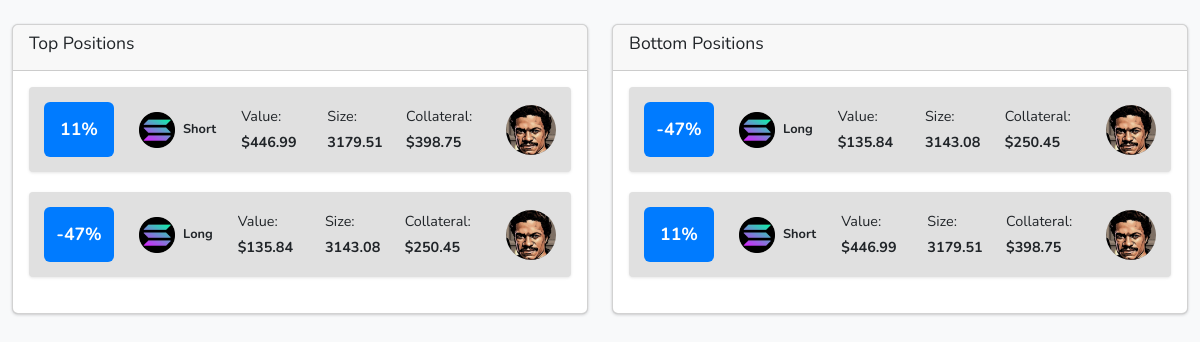
The app's page /positions/top_positions, older data.
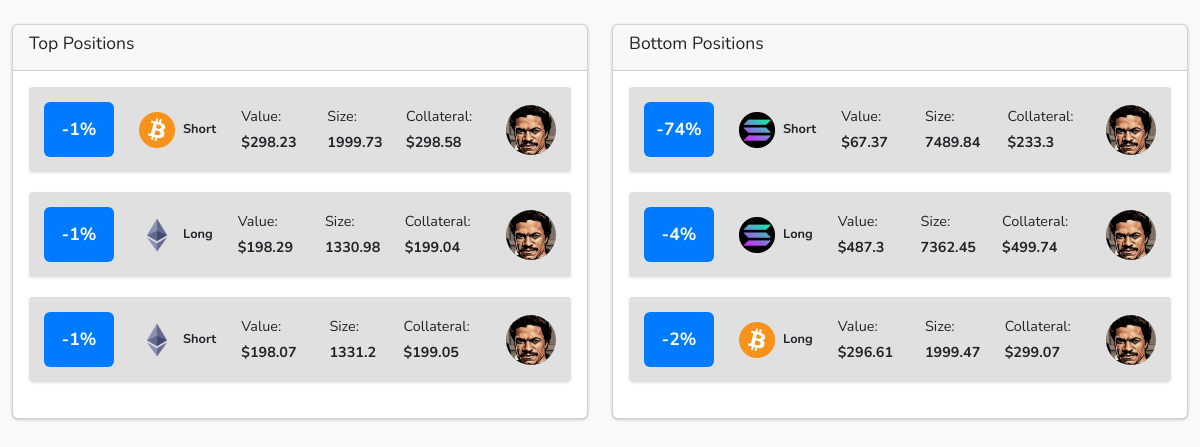
The same page, newer data.
### tables this page shows
CREATE TABLE positions (
        id TEXT PRIMARY KEY,
        asset_type TEXT,
        position_type TEXT,
        entry_price REAL,
        liquidation_price REAL,
        current_travel_percent REAL,
        value REAL,
        collateral REAL,
        size REAL,
        leverage REAL,
        wallet_name TEXT,
        last_updated DATETIME,
        alert_reference_id TEXT,
        hedge_buddy_id TEXT,
        current_price REAL,
        liquidation_distance REAL,
        heat_index REAL,
        current_heat_index REAL,
        pnl_after_fees_usd REAL
    );

### positions/positions_bp.py (the view)
@positions_bp.route("/top_positions", methods=["GET"])
@positions_bp.route("/top_positions", methods=["GET"])
def show_top_positions():
    try:
        all_positions = PositionService.get_all_positions(DB_PATH)
        valid_positions = [pos for pos in all_positions if pos.get("current_travel_percent") is not None]
        top_positions = sorted(valid_positions, key=lambda pos: pos["current_travel_percent"], reverse=True)[:3]
        bottom_positions = sorted(valid_positions, key=lambda pos: pos["current_travel_percent"])[:3]
        print("DEBUG: Alert States for Top Positions:")
        for pos in top_positions:
            print("Top Position - ID: {}, Alert State: {}".format(pos.get("id", "unknown"),
                                                                  pos.get("alert_state", "N/A")))
        print("DEBUG: Alert States for Bottom Positions:")
        for pos in bottom_positions:
            print("Bottom Position - ID: {}, Alert State: {}".format(pos.get("id", "unknown"),
                                                                     pos.get("alert_state", "N/A")))
        return render_template("top_positions.html", top_positions=top_positions, bottom_positions=bottom_positions)
    except Exception as e:
        print("Error retrieving top positions: {}".format(e))
        return render_template("top_positions.html", top_positions=[], bottom_positions=[])

### data/data_locker.py (called while the page is built)
    @classmethod
    def get_instance(cls, db_path: Optional[str] = None) -> 'DataLocker':
        if cls._instance is None:
            cls._instance = cls(db_path)
        return cls._instance

    def read_positions(self):
        cursor = self.conn.cursor()
        cursor.execute("SELECT * FROM positions")
        rows = cursor.fetchall()
        cursor.close()
        return rows

### launch_pad.py (called while the page is built)
@app.context_processor
def update_theme_context():
    config_path = current_app.config.get("CONFIG_PATH", CONFIG_PATH)
    try:
        with open(config_path, 'r') as f:
            conf = json.load(f)
    except Exception as e:
        conf = {}
    theme = {
        'sidebar': {
            'bg': conf.get('sidebar_bg', 'bg-primary'),
            'color_mode': conf.get('sidebar_mode', 'dark')
        },
        'navbar': {
            'bg': conf.get('navbar_bg', 'bg-secondary'),
            'color_mode': conf.get('navbar_mode', 'dark')
        }
    }
    return dict(theme=theme)

### positions/position_service.py (called while the page is built)
    @staticmethod
    def get_all_positions(db_path: str = DB_PATH) -> List[Dict[str, Any]]:
        try:
            dl = DataLocker.get_instance(db_path)
            raw_positions = dl.read_positions()
            positions = []
            for pos in raw_positions:
                pos_dict = { key: pos[key] for key in pos.keys() }
                enriched = PositionService.enrich_position(pos_dict)
                positions.append(enriched)
            return positions
        except Exception as e:
            logger.error(f"Error retrieving positions: {e}", exc_info=True)
            raise

### positions/positions_bp.py (called while the page is built)
@positions_bp.context_processor
def update_theme_context():
    config_path = current_app.config.get("CONFIG_PATH", CONFIG_PATH)
    try:
        with open(config_path, 'r') as f:
            config = json.load(f)
    except Exception as e:
        logger.error(f"Error loading theme config: {e}", exc_info=True)
        config = {}
    theme = {
        'sidebar': {
            'bg': config.get('sidebar_bg', 'bg-primary'),
            'color_mode': config.get('sidebar_mode', 'dark')
        },
        'navbar': {
            'bg': config.get('navbar_bg', 'bg-secondary'),
            'color_mode': config.get('navbar_mode', 'dark')
        }
    }
    return dict(theme=theme)

### utils/calc_services.py (called while the page is built)
    def calculate_value(self, position):
        size = float(position.get("size", 0.0))
        return round(size, 2)

### templates/top_positions.html (shortened to what this page needs)
<!doctype html>
<html lang="en">
  <head>
    <link rel="stylesheet" href="{{ url_for('static', filename='dist/css/adminlte.css') }}" />
    <link rel="stylesheet" href="https://cdn.jsdelivr.net/npm/bootstrap-icons@1.11.3/font/bootstrap-icons.min.css" />
    <link rel="stylesheet" href="https://cdn.jsdelivr.net/npm/bootstrap@5.3.3/dist/css/bootstrap.min.css" />
  </head>
  <body class="bg-body-tertiary">
    <div class="container mt-4">
      <div class="row">
        <div class="col-md-6">
          <div class="card">
            <div class="card-header">
              <h3 class="card-title">Top Positions</h3>
            </div>
            <div class="card-body">
              {% if top_positions %}
                {% for pos in top_positions %}
                  {% set box_class = "text-bg-blue" %}
                  {% if pos.alert_state == "alert-low" %}
                    {% set box_class = "text-bg-success" %}
                  {% elif pos.alert_state == "alert-medium" %}
                    {% set box_class = "text-bg-warning" %}
                  {% elif pos.alert_state == "alert-high" %}
                    {% set box_class = "text-bg-danger" %}
                  {% endif %}
                <div class="info-box">
                  <span class="info-box-icon {{ box_class }} text-white">
                    <span class="small-percentage">{{ pos.current_travel_percent | round(0, 'floor') | int }}%</span>
                  </span>
                  <div class="info-box-content">
                    <div class="info-box-asset">
                      <span class="info-box-extra">
                        <img src="{{ url_for('static', filename='images/' ~ pos.asset_type|lower ~ '_logo.png') }}"
                             alt="{{ pos.asset_type }} Logo"
                             onerror="this.onerror=null;this.src='{{ url_for('static', filename='images/default_logo.png') }}';">
                        <span>{{ pos.position_type }}</span>
                      </span>
                      <div class="info-box-details">
                        <span>Value: <strong>${{ pos.value }}</strong></span>
                        <span>Size: <strong>{{ pos.size }}</strong></span>
                        <span>Collateral: <strong>${{ pos.collateral }}</strong></span>
                      </div>
                    </div>
                  </div>
                  <div class="info-box-wallet">
                    <img src="{{ pos.wallet_image or url_for('static', filename='images/landovault.jpg') }}"
                         alt="Wallet Logo"
                         onerror="this.onerror=null;this.src='{{ url_for('static', filename='images/landovault.jpg') }}';">
                  </div>
                </div>
                {% endfor %}
              {% else %}
                <p class="text-center">No top positions available.</p>
              {% endif %}
            </div>
          </div>
        </div>
        <div class="col-md-6">
          <div class="card">
            <div class="card-header">
              <h3 class="card-title">Bottom Positions</h3>
            </div>
            <div class="card-body">
              {% if bottom_positions %}
                {% for pos in bottom_positions %}
                  {% set box_class = "text-bg-blue" %}
                  {% if pos.alert_state == "alert-low" %}
                    {% set box_class = "text-bg-success" %}
                  {% elif pos.alert_state == "alert-medium" %}
                    {% set box_class = "text-bg-warning" %}
                  {% elif pos.alert_state == "alert-high" %}
                    {% set box_class = "text-bg-danger" %}
                  {% endif %}
                <div class="info-box">
                  <span class="info-box-icon {{ box_class }} text-white">
                    <span class="small-percentage">{{ pos.current_travel_percent | round(0, 'floor') | int }}%</span>
                  </span>
                  <div class="info-box-content">
                    <div class="info-box-asset">
                      <span class="info-box-extra">
                        <img src="{{ url_for('static', filename='images/' ~ pos.asset_type|lower ~ '_logo.png') }}"
                             alt="{{ pos.asset_type }} Logo"
                             onerror="this.onerror=null;this.src='{{ url_for('static', filename='images/default_logo.png') }}';">
                        <span>{{ pos.position_type }}</span>
                      </span>
                      <div class="info-box-details">
                        <span>Value: <strong>${{ pos.value }}</strong></span>
                        <span>Size: <strong>{{ pos.size }}</strong></span>
                        <span>Collateral: <strong>${{ pos.collateral }}</strong></span>
                      </div>
                    </div>
                  </div>
                  <div class="info-box-wallet">
                    <img src="{{ pos.wallet_image or url_for('static', filename='images/landovault.jpg') }}"
                         alt="Wallet Logo"
                         onerror="this.onerror=null;this.src='{{ url_for('static', filename='images/landovault.jpg') }}';">
                  </div>
                </div>
                {% endfor %}
              {% else %}
                <p class="text-center">No bottom positions available.</p>
              {% endif %}
            </div>
          </div>
        </div>
      </div>
    </div>
  </body>
</html>

### templates/top_positions.html (style rules this page uses)
body { font-family: 'Nunito', sans-serif; }
.container { max-width: 1200px; }
.info-box { display: flex; align-items: center; background-color: #e0e0e0; padding: 15px; border-radius: 4px; box-shadow: 0 1px 3px rgba(0,0,0,0.1); margin-bottom: 20px; }
.info-box-wallet { margin-left: auto; display: flex; align-items: center; }
.info-box-wallet img { border-radius: 50%; width: 50px; height: 50px; }
.info-box-asset { display: flex; align-items: center; gap: 15px; }
.info-box-extra { display: inline-flex; align-items: center; font-size: 0.7rem; margin: 0; }
.info-box-extra img { vertical-align: middle; width: 36px; height: 36px; }
.info-box-extra span { margin-left: 8px; }
.info-box-extra span:last-child { font-size: 0.8rem; font-weight: bold; }
.info-box-icon { width: 60px; height: 55px; line-height: 55px; display: flex; align-items: center; justify-content: center; border-radius: 10px; margin-right: 15px; }
.text-bg-blue { background-color: #007bff !important; }
.small-percentage { font-size: 1.1rem !important; font-weight: bold !important; font-family: 'Nunito', sans-serif; color: white !important; margin-right: 0 !important; }
.info-box-details { display: flex; gap: 15px; font-size: 0.9rem; align-items: center; margin-left: 10px; }

Row changes from the older to the newer data that the page shows:
no longer on one of the page's lists (row edited): positions: current_travel_percent "11", position_type "Short", value "446.99", size "3179.51", collateral "398.75"
no longer on one of the page's lists (row edited): positions: current_travel_percent "-47", position_type "Long", value "135.84", size "3143.08", collateral "250.45"
added positions: current_travel_percent "-1", shows a picture, position_type "Short", value "298.23", size "1999.73", collateral "298.58", shown under "Top Positions"
added positions: current_travel_percent "-1", position_type "Long", value "198.29", size "1330.98", collateral "199.04", shown under "Top Positions"
added positions: current_travel_percent "-1", position_type "Short", value "198.07", size "1331.2", collateral "199.05", shown under "Top Positions"
changed positions (number 4 of 6 on the later page): current_travel_percent "11" → "-74"; value "446.99" → "67.37"; size "3179.51" → "7489.84"; collateral "398.75" → "233.3"; moves up the list
changed positions (number 5 of 6 on the later page): current_travel_percent "-47" → "-4"; value "135.84" → "487.3"; size "3143.08" → "7362.45"; collateral "250.45" → "499.74"
added positions: current_travel_percent "-2", shows a picture, position_type "Long", value "296.61", size "1999.47", collateral "299.07", shown under "Bottom Positions"
